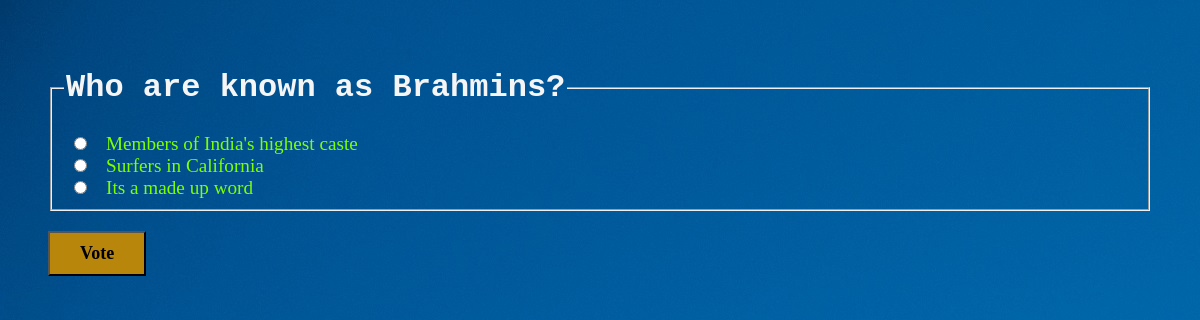
Screenshot of /polls/4/ with the database file from the repository.
### polls/models.py (models this page shows, shortened)
class Question(models.Model):
    question_text = models.CharField(max_length=200)
    pub_date = models.DateTimeField('date published')

class Choice(models.Model):
    question = models.ForeignKey(Question, on_delete=models.CASCADE)
    choice_text = models.CharField(max_length=200)
    votes = models.IntegerField(default=0)

### polls/views.py (the view)
# urls.py: path('<int:pk>/', views.DetailView.as_view(), name='detail'),
class DetailView(generic.DetailView):
    model = Question
    template_name = 'polls/detail.html'

### polls/templates/polls/detail.html (shortened to what this page needs)
{% load static %}
<link rel="stylesheet" href="{% static 'polls/style.css' %}">
<form action="{% url 'polls:vote' question.id %}" method="post">
<fieldset>
    <legend><h1>{{ question.question_text }}</h1></legend>
    {% for choice in question.choice_set.all %}
        <input type="radio" name="choice" id="choice{{ forloop.counter }}" value="{{ choice.id }}">
        <label for="choice{{ forloop.counter }}">{{ choice.choice_text }}</label><br>
    {% endfor %}
</fieldset>
<input id="vote_button" type="submit" value="Vote">
</form>

### polls/static/polls/style.css (style rules this page uses)
h1 { color: whitesmoke; font-family: 'Courier New'; }
#vote_button { margin-top: 20px; padding-left: 30px; padding-right: 30px; font-family: 'Lucida Sans'; background-color: darkgoldenrod; padding-top: 10px; padding-bottom: 10px; font-size: large; font-weight: bolder; }
label { font-size: larger; color: chartreuse; margin: 5px; }
input[type="radio"] { margin: 0 10px 0 10px; }

### rows the page displays
Question: question_text "Who are known as Brahmins?"
Choice: choice_text "Members of India's highest caste"
Choice: choice_text "Surfers in California"
Choice: choice_text "Its a made up word"
